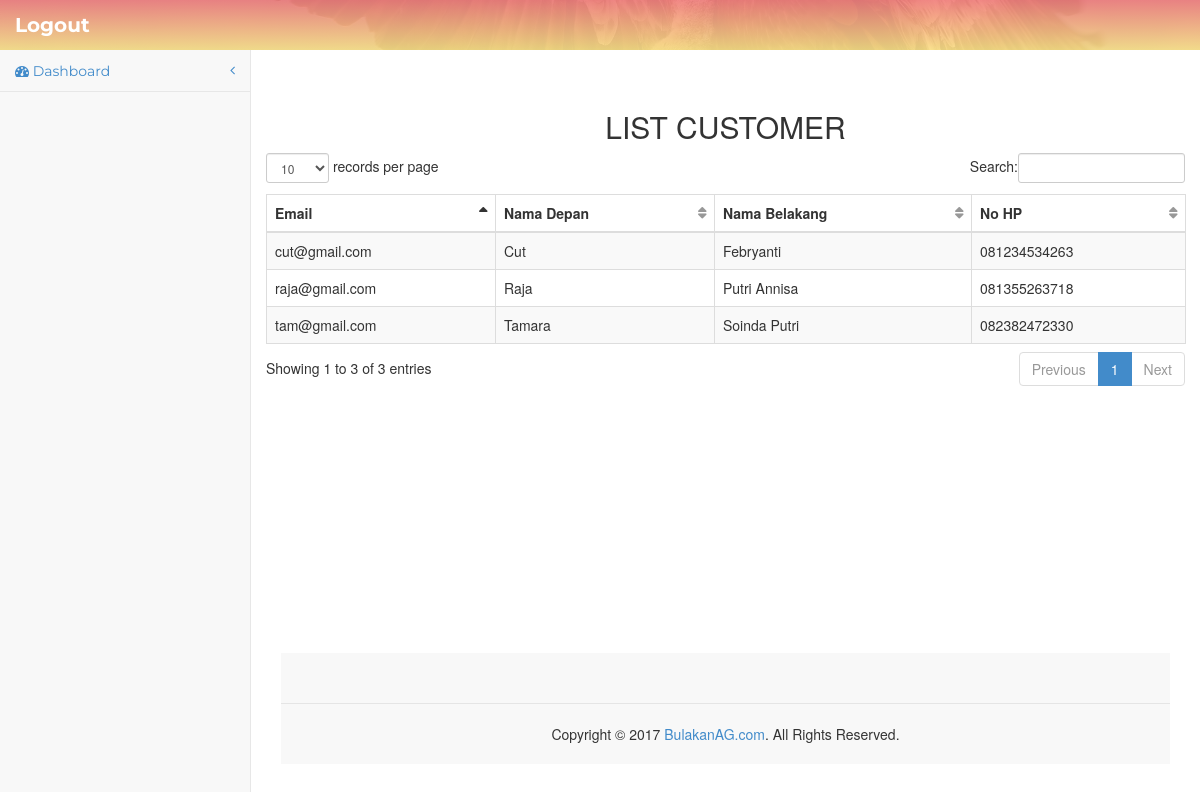
The app's page /index.php/customer with its own data.
### tables this page shows
CREATE TABLE `customer` (
  `email` varchar(300) NOT NULL,
  `pass_cust` varchar(300) NOT NULL,
  `nama_depan` varchar(300) NOT NULL,
  `nama_belakang` varchar(300) NOT NULL,
  `no_hp` varchar(50) NOT NULL
);

### application/controllers/Customer.php (called while the page is built, shortened)
<?php
class Customer extends CI_Controller
{
	function __construct()
	{
		$this->load->model('Customer_model');
		$this->load->helper('url');
	}
	function index()
	{
		$data['customer'] = $this->Customer_model->ambil_data();
		$this->load->view('Customer/Customer_list',$data);
	}
}
?>

### index.php (called while the page is built, shortened)
<?php
require_once BASEPATH.'core/CodeIgniter.php';

### application/models/Customer_model.php (called while the page is built, shortened)
<?php
class Customer_model extends CI_Model
{
	public $customer	= 'customer';
	public $email		= 'email';
	public $order		= 'ASC';
	function ambil_data()
	{
		$this->db->order_by($this->email,$this->order);
		return $this->db->get($this->customer)->result();
	}
}
 ?>

### application/views/Customer/Customer_list.php (the view, shortened to what this page needs)
<br>
<br>
<center><h2>List Customer</h2></center>
<div class="row">
	<table id="example" class="table table-striped table-bordered">
		<thead>
			<tr>
				<th>Email</th>
				<th>Nama Depan</th>
				<th>Nama Belakang</th>
				<th>No HP</th>
			</tr>
		</thead>
		<tbody>
			<?php foreach ($customer as $key => $value) { ?>
				<tr>
					<td><?php echo $value->email; ?></td>
					<td><?php echo $value->nama_depan; ?></td>
					<td><?php echo $value->nama_belakang; ?></td>
					<td><?php echo $value->no_hp; ?></td>
				</tr>
				<?php } ?>
			</tbody>
	</table>
</div>

### assets/css/template.css (style rules this page uses)
html, body { line-height: 1.7; margin: 0; padding: 0; }
body { color: #999; font-size: 13px; font-weight: 400; overflow-x: hidden; position: relative; font-family: 'Roboto', sans-serif; }
h1, h2, h3, h4, h5, h6 { margin: 5px 0 10px; color: #333; text-transform: uppercase; font-family: 'Montserrat', sans-serif; }
h1, h2 { font-weight: 300; }
h2 { font-size: 1.8em; }

### assets/css/sb-admin-2.css (style rules this page uses)
body { background-color: #f8f8f8; }
table.dataTable thead .sorting, table.dataTable thead .sorting_asc, table.dataTable thead .sorting_desc, table.dataTable thead .sorting_asc_disabled, table.dataTable thead .sorting_desc_disabled { background: transparent; }
table.dataTable thead .sorting_asc:after { content: "\f0de"; float: right; font-family: fontawesome; }
table.dataTable thead .sorting:after { content: "\f0dc"; float: right; font-family: fontawesome; color: rgba(50, 50, 50, 0.5); }

### records on screen
customer: email "cut@gmail.com", nama_depan "Cut", nama_belakang "Febryanti", no_hp "081234534263"
customer: email "raja@gmail.com", nama_depan "Raja", nama_belakang "Putri Annisa", no_hp "081355263718"
customer: email "tam@gmail.com", nama_depan "Tamara", nama_belakang "Soinda Putri", no_hp "082382472330"
